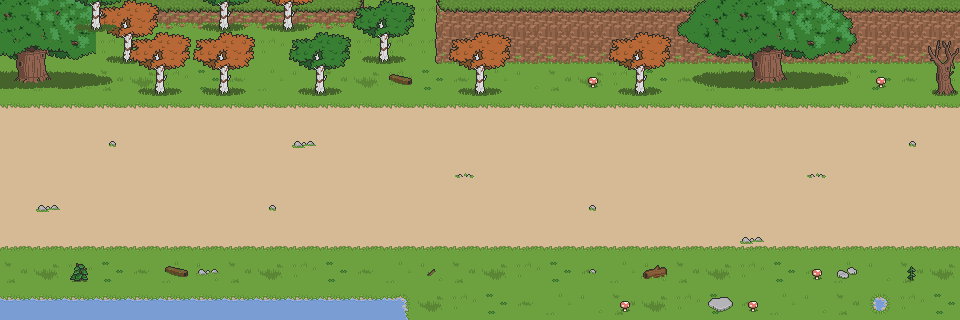

Rendered tile map (Tiled .tmx) drawn with the repository's tilesets; below, a short description and the map source with its tile grids summarised:
An orthogonal 30x10 tile map with 32x32 px tiles, 4 tile layers (floor, cliff, decor1, decor2) and 13 objects (6x monster, 3x chord, 2x box, playerStart, milestone).

<map version="1.10" tiledversion="1.11.0" orientation="orthogonal" renderorder="right-down" width="30" height="10" tilewidth="32" tileheight="32" infinite="0" nextlayerid="7" nextobjectid="25">
 <editorsettings>
  <export target="../../stage_01/stage_01_06.json" format="json" />
 </editorsettings>
 <tileset firstgid="1" name="Forest-Prairie Tileset v1" tilewidth="32" tileheight="32" tilecount="567" columns="21">
  <image source="../../Forest-Prairie Tileset v1.png" width="672" height="864" />
  <tile id="128">
   <properties>
    <property name="collides" type="bool" value="true" />
   </properties>
  </tile>
  <tile id="129">
   <properties>
    <property name="collides" type="bool" value="true" />
   </properties>
  </tile>
  <tile id="130">
   <properties>
    <property name="collides" type="bool" value="true" />
   </properties>
  </tile>
  <tile id="131">
   <properties>
    <property name="collides" type="bool" value="true" />
   </properties>
  </tile>
  <tile id="132">
   <properties>
    <property name="collides" type="bool" value="true" />
   </properties>
  </tile>
  <tile id="133">
   <properties>
    <property name="collides" type="bool" value="true" />
   </properties>
  </tile>
  <tile id="134">
   <properties>
    <property name="collides" type="bool" value="true" />
   </properties>
  </tile>
  <tile id="135">
   <properties>
    <property name="collides" type="bool" value="true" />
   </properties>
  </tile>
  <tile id="136">
   <properties>
    <property name="collides" type="bool" value="true" />
   </properties>
  </tile>
  <tile id="137">
   <properties>
    <property name="collides" type="bool" value="true" />
   </properties>
  </tile>
  <tile id="138">
   <properties>
    <property name="collides" type="bool" value="true" />
   </properties>
  </tile>
  <tile id="139">
   <properties>
    <property name="collides" type="bool" value="true" />
   </properties>
  </tile>
  <tile id="140">
   <properties>
    <property name="collides" type="bool" value="true" />
   </properties>
  </tile>
  <tile id="141">
   <properties>
    <property name="collides" type="bool" value="true" />
   </properties>
  </tile>
  <tile id="142">
   <properties>
    <property name="collides" type="bool" value="true" />
   </properties>
  </tile>
  <tile id="143">
   <properties>
    <property name="collides" type="bool" value="true" />
   </properties>
  </tile>
  <tile id="144">
   <properties>
    <property name="collides" type="bool" value="true" />
   </properties>
  </tile>
  <tile id="149">
   <properties>
    <property name="collides" type="bool" value="true" />
   </properties>
  </tile>
  <tile id="150">
   <properties>
    <property name="collides" type="bool" value="true" />
   </properties>
  </tile>
  <tile id="151">
   <properties>
    <property name="collides" type="bool" value="true" />
   </properties>
  </tile>
  <tile id="152">
   <properties>
    <property name="collides" type="bool" value="true" />
   </properties>
  </tile>
  <tile id="153">
   <properties>
    <property name="collides" type="bool" value="true" />
   </properties>
  </tile>
  <tile id="154">
   <properties>
    <property name="collides" type="bool" value="true" />
   </properties>
  </tile>
  <tile id="155">
   <properties>
    <property name="collides" type="bool" value="true" />
   </properties>
  </tile>
  <tile id="156">
   <properties>
    <property name="collides" type="bool" value="true" />
   </properties>
  </tile>
  <tile id="157">
   <properties>
    <property name="collides" type="bool" value="true" />
   </properties>
  </tile>
  <tile id="158">
   <properties>
    <property name="collides" type="bool" value="true" />
   </properties>
  </tile>
  <tile id="159">
   <properties>
    <property name="collides" type="bool" value="true" />
   </properties>
  </tile>
  <tile id="160">
   <properties>
    <property name="collides" type="bool" value="true" />
   </properties>
  </tile>
  <tile id="161">
   <properties>
    <property name="collides" type="bool" value="true" />
   </properties>
  </tile>
  <tile id="162">
   <properties>
    <property name="collides" type="bool" value="true" />
   </properties>
  </tile>
  <tile id="163">
   <properties>
    <property name="collides" type="bool" value="true" />
   </properties>
  </tile>
  <tile id="164">
   <properties>
    <property name="collides" type="bool" value="true" />
   </properties>
  </tile>
  <tile id="165">
   <properties>
    <property name="collides" type="bool" value="true" />
   </properties>
  </tile>
  <tile id="166">
   <properties>
    <property name="collides" type="bool" value="true" />
   </properties>
  </tile>
  <tile id="170">
   <properties>
    <property name="collides" type="bool" value="true" />
   </properties>
  </tile>
  <tile id="171">
   <properties>
    <property name="collides" type="bool" value="true" />
   </properties>
  </tile>
  <tile id="172">
   <properties>
    <property name="collides" type="bool" value="true" />
   </properties>
  </tile>
  <tile id="173">
   <properties>
    <property name="collides" type="bool" value="true" />
   </properties>
  </tile>
  <tile id="174">
   <properties>
    <property name="collides" type="bool" value="true" />
   </properties>
  </tile>
  <tile id="175">
   <properties>
    <property name="collides" type="bool" value="true" />
   </properties>
  </tile>
  <tile id="176">
   <properties>
    <property name="collides" type="bool" value="true" />
   </properties>
  </tile>
  <tile id="177">
   <properties>
    <property name="collides" type="bool" value="true" />
   </properties>
  </tile>
  <tile id="178">
   <properties>
    <property name="collides" type="bool" value="true" />
   </properties>
  </tile>
  <tile id="179">
   <properties>
    <property name="collides" type="bool" value="true" />
   </properties>
  </tile>
  <tile id="180">
   <properties>
    <property name="collides" type="bool" value="true" />
   </properties>
  </tile>
  <tile id="181">
   <properties>
    <property name="collides" type="bool" value="true" />
   </properties>
  </tile>
  <tile id="182">
   <properties>
    <property name="collides" type="bool" value="true" />
   </properties>
  </tile>
  <tile id="183">
   <properties>
    <property name="collides" type="bool" value="true" />
   </properties>
  </tile>
  <tile id="185">
   <properties>
    <property name="collides" type="bool" value="true" />
   </properties>
  </tile>
  <tile id="186">
   <properties>
    <property name="collides" type="bool" value="true" />
   </properties>
  </tile>
  <tile id="187">
   <properties>
    <property name="collides" type="bool" value="true" />
   </properties>
  </tile>
  <tile id="190">
   <properties>
    <property name="collides" type="bool" value="true" />
   </properties>
  </tile>
  <tile id="191">
   <properties>
    <property name="collides" type="bool" value="true" />
   </properties>
  </tile>
  <tile id="192">
   <properties>
    <property name="collides" type="bool" value="true" />
   </properties>
  </tile>
  <tile id="193">
   <properties>
    <property name="collides" type="bool" value="true" />
   </properties>
  </tile>
  <tile id="194">
   <properties>
    <property name="collides" type="bool" value="true" />
   </properties>
  </tile>
  <tile id="195">
   <properties>
    <property name="collides" type="bool" value="true" />
   </properties>
  </tile>
  <tile id="196">
   <properties>
    <property name="collides" type="bool" value="true" />
   </properties>
  </tile>
  <tile id="197">
   <properties>
    <property name="collides" type="bool" value="true" />
   </properties>
  </tile>
  <tile id="200">
   <properties>
    <property name="collides" type="bool" value="true" />
   </properties>
  </tile>
  <tile id="201">
   <properties>
    <property name="collides" type="bool" value="true" />
   </properties>
  </tile>
  <tile id="202">
   <properties>
    <property name="collides" type="bool" value="true" />
   </properties>
  </tile>
  <tile id="203">
   <properties>
    <property name="collides" type="bool" value="true" />
   </properties>
  </tile>
  <tile id="204">
   <properties>
    <property name="collides" type="bool" value="true" />
   </properties>
  </tile>
  <tile id="211">
   <properties>
    <property name="collides" type="bool" value="true" />
   </properties>
  </tile>
  <tile id="212">
   <properties>
    <property name="collides" type="bool" value="true" />
   </properties>
  </tile>
  <tile id="213">
   <properties>
    <property name="collides" type="bool" value="true" />
   </properties>
  </tile>
  <tile id="214">
   <properties>
    <property name="collides" type="bool" value="true" />
   </properties>
  </tile>
  <tile id="215">
   <properties>
    <property name="collides" type="bool" value="true" />
   </properties>
  </tile>
  <tile id="216">
   <properties>
    <property name="collides" type="bool" value="true" />
   </properties>
  </tile>
  <tile id="217">
   <properties>
    <property name="collides" type="bool" value="true" />
   </properties>
  </tile>
  <tile id="218">
   <properties>
    <property name="collides" type="bool" value="true" />
   </properties>
  </tile>
  <tile id="219">
   <properties>
    <property name="collides" type="bool" value="true" />
   </properties>
  </tile>
  <tile id="220">
   <properties>
    <property name="collides" type="bool" value="true" />
   </properties>
  </tile>
  <tile id="221">
   <properties>
    <property name="collides" type="bool" value="true" />
   </properties>
  </tile>
  <tile id="222">
   <properties>
    <property name="collides" type="bool" value="true" />
   </properties>
  </tile>
  <tile id="223">
   <properties>
    <property name="collides" type="bool" value="true" />
   </properties>
  </tile>
  <tile id="224">
   <properties>
    <property name="collides" type="bool" value="true" />
   </properties>
  </tile>
  <tile id="225">
   <properties>
    <property name="collides" type="bool" value="true" />
   </properties>
  </tile>
  <tile id="227">
   <properties>
    <property name="collides" type="bool" value="true" />
   </properties>
  </tile>
  <tile id="228">
   <properties>
    <property name="collides" type="bool" value="true" />
   </properties>
  </tile>
  <tile id="232">
   <properties>
    <property name="collides" type="bool" value="true" />
   </properties>
  </tile>
  <tile id="233">
   <properties>
    <property name="collides" type="bool" value="true" />
   </properties>
  </tile>
  <tile id="234">
   <properties>
    <property name="collides" type="bool" value="true" />
   </properties>
  </tile>
  <tile id="235">
   <properties>
    <property name="collides" type="bool" value="true" />
   </properties>
  </tile>
  <tile id="236">
   <properties>
    <property name="collides" type="bool" value="true" />
   </properties>
  </tile>
  <tile id="237">
   <properties>
    <property name="collides" type="bool" value="true" />
   </properties>
  </tile>
  <tile id="238">
   <properties>
    <property name="collides" type="bool" value="true" />
   </properties>
  </tile>
  <tile id="239">
   <properties>
    <property name="collides" type="bool" value="true" />
   </properties>
  </tile>
  <tile id="240">
   <properties>
    <property name="collides" type="bool" value="true" />
   </properties>
  </tile>
  <tile id="241">
   <properties>
    <property name="collides" type="bool" value="true" />
   </properties>
  </tile>
  <tile id="242">
   <properties>
    <property name="collides" type="bool" value="true" />
   </properties>
  </tile>
  <tile id="243">
   <properties>
    <property name="collides" type="bool" value="true" />
   </properties>
  </tile>
  <tile id="244">
   <properties>
    <property name="collides" type="bool" value="true" />
   </properties>
  </tile>
  <tile id="246">
   <properties>
    <property name="collides" type="bool" value="true" />
   </properties>
  </tile>
  <tile id="248">
   <properties>
    <property name="collides" type="bool" value="true" />
   </properties>
  </tile>
  <tile id="249">
   <properties>
    <property name="collides" type="bool" value="true" />
   </properties>
  </tile>
  <tile id="258">
   <properties>
    <property name="collides" type="bool" value="true" />
   </properties>
  </tile>
  <tile id="259">
   <properties>
    <property name="collides" type="bool" value="true" />
   </properties>
  </tile>
  <tile id="260">
   <properties>
    <property name="collides" type="bool" value="true" />
   </properties>
  </tile>
  <tile id="261">
   <properties>
    <property name="collides" type="bool" value="true" />
   </properties>
  </tile>
  <tile id="262">
   <properties>
    <property name="collides" type="bool" value="true" />
   </properties>
  </tile>
  <tile id="263">
   <properties>
    <property name="collides" type="bool" value="true" />
   </properties>
  </tile>
  <tile id="264">
   <properties>
    <property name="collides" type="bool" value="true" />
   </properties>
  </tile>
  <tile id="265">
   <properties>
    <property name="collides" type="bool" value="true" />
   </properties>
  </tile>
  <tile id="269">
   <properties>
    <property name="collides" type="bool" value="true" />
   </properties>
  </tile>
  <tile id="270">
   <properties>
    <property name="collides" type="bool" value="true" />
   </properties>
  </tile>
  <tile id="279">
   <properties>
    <property name="collides" type="bool" value="true" />
   </properties>
  </tile>
  <tile id="280">
   <properties>
    <property name="collides" type="bool" value="true" />
   </properties>
  </tile>
  <tile id="281">
   <properties>
    <property name="collides" type="bool" value="true" />
   </properties>
  </tile>
  <tile id="282">
   <properties>
    <property name="collides" type="bool" value="true" />
   </properties>
  </tile>
  <tile id="283">
   <properties>
    <property name="collides" type="bool" value="true" />
   </properties>
  </tile>
  <tile id="284">
   <properties>
    <property name="collides" type="bool" value="true" />
   </properties>
  </tile>
  <tile id="285">
   <properties>
    <property name="collides" type="bool" value="true" />
   </properties>
  </tile>
  <tile id="286">
   <properties>
    <property name="collides" type="bool" value="true" />
   </properties>
  </tile>
  <tile id="290">
   <properties>
    <property name="collides" type="bool" value="true" />
   </properties>
  </tile>
  <tile id="291">
   <properties>
    <property name="collides" type="bool" value="true" />
   </properties>
  </tile>
  <tile id="300">
   <properties>
    <property name="collides" type="bool" value="true" />
   </properties>
  </tile>
  <tile id="301">
   <properties>
    <property name="collides" type="bool" value="true" />
   </properties>
  </tile>
  <tile id="302">
   <properties>
    <property name="collides" type="bool" value="true" />
   </properties>
  </tile>
  <tile id="303">
   <properties>
    <property name="collides" type="bool" value="true" />
   </properties>
  </tile>
  <tile id="305">
   <properties>
    <property name="collides" type="bool" value="true" />
   </properties>
  </tile>
  <tile id="306">
   <properties>
    <property name="collides" type="bool" value="true" />
   </properties>
  </tile>
  <tile id="307">
   <properties>
    <property name="collides" type="bool" value="true" />
   </properties>
  </tile>
  <tile id="321">
   <properties>
    <property name="collides" type="bool" value="true" />
   </properties>
  </tile>
  <tile id="322">
   <properties>
    <property name="collides" type="bool" value="true" />
   </properties>
  </tile>
  <tile id="323">
   <properties>
    <property name="collides" type="bool" value="true" />
   </properties>
  </tile>
 </tileset>
 <layer id="1" name="floor" width="30" height="10">
  <data>[300 cells, 300 non-empty, 13 distinct tile ids]</data>
 </layer>
 <layer id="3" name="cliff" width="30" height="10">
  <data>[300 cells, 46 non-empty, 6 distinct tile ids]</data>
 </layer>
 <layer id="2" name="decor1" width="30" height="10">
  <data>[300 cells, 47 non-empty, 25 distinct tile ids]</data>
 </layer>
 <layer id="5" name="decor2" width="30" height="10">
  <data>[300 cells, 41 non-empty, 29 distinct tile ids]</data>
 </layer>
 <objectgroup id="6" name="object">
  <object id="1" name="playerStart" x="22" y="171">
   <point />
  </object>
  <object id="2" name="chordStart" type="chord" x="21" y="140">
   <point />
  </object>
  <object id="3" name="milestone" x="920" y="122">
   <point />
  </object>
  <object id="4" name="eggplant" type="monster" x="782.824" y="172.978">
   <point />
  </object>
  <object id="8" name="chordBattle" type="chord" x="517.64" y="303.871">
   <point />
  </object>
  <object id="9" name="chordEnd" type="chord" x="895.5" y="120.5">
   <point />
  </object>
  <object id="10" name="tomato" type="monster" x="179.797" y="226.411">
   <point />
  </object>
  <object id="11" name="tomato" type="monster" x="278.02" y="149.831">
   <point />
  </object>
  <object id="12" name="eggplant" type="monster" x="521.911" y="231.406">
   <point />
  </object>
  <object id="18" name="lemon" type="monster" x="501.934" y="146.501">
   <point />
  </object>
  <object id="19" name="lemon" type="monster" x="710.032" y="232.238">
   <point />
  </object>
  <object id="21" name="box" x="590.667" y="113.333">
   <point />
  </object>
  <object id="23" name="box" x="622.667" y="113.333">
   <point />
  </object>
 </objectgroup>
</map>
